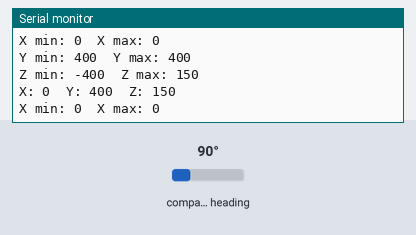
A sketch run on a simulated Arduino Uno, built with avr-gcc and run on an emulated ATmega328P. Shown: the last lines printed to the serial monitor. Wiring (inferred from the names in the program): HMC5883L compass at I2C address 0x1E. The test bench sets the inputs (shaded band); at power-on: compass heading 90°.

Above: at 1.2 s.
1.3 s: compass heading set to 7°
At 2.2 s:
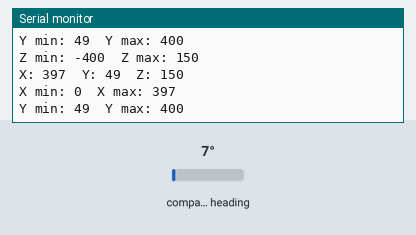
4.3 s: compass heading set to 90°
At 4.8 s:
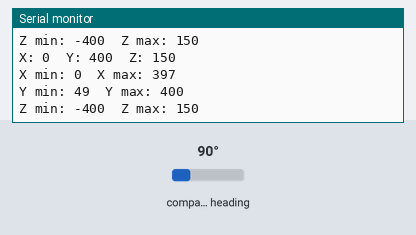
7.3 s: compass heading set to 180°
At 7.9 s:
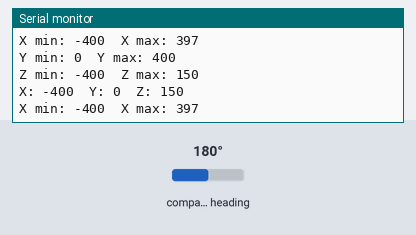
10.3 s: compass heading set to 269°
At 11.0 s:
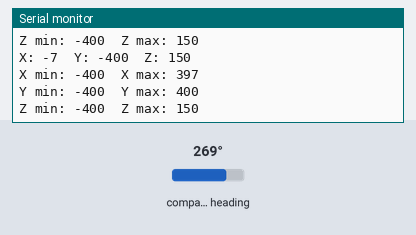
16.3 s: compass heading set to 2°
At 17.4 s:
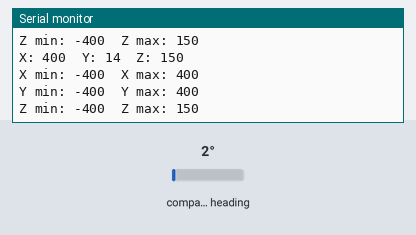
22.3 s: compass heading set to 352°
Timing chart, 0 to 25.3 s (numbered marks = the images above; inputs shaded):
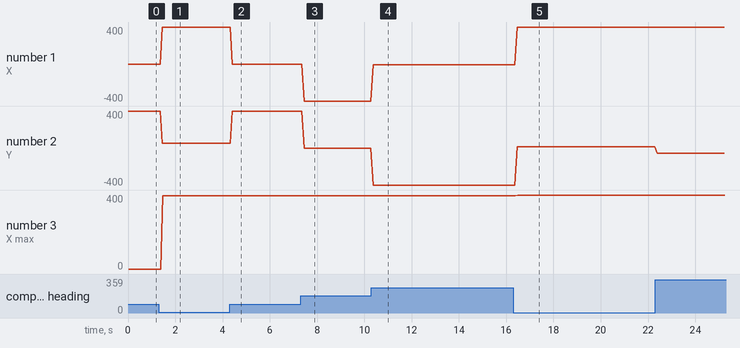

Measured:
- after the input at 1.3 s, the serial monitor: prints a new line after 0.15 s (image 1)
- after the input at 7.3 s, the serial monitor: prints a new line after 0.15 s (image 3)
- after the input at 10.3 s, the serial monitor: prints a new line after 0.07 s (image 4)
- after the input at 16.3 s, the serial monitor: prints a new line after 0.17 s (image 5)
- plotted number 1: 0 → 397 after the input at 1.3 s, -400 → -7 after the input at 10.3 s, 400 → 396 after the input at 22.3 s
- plotted number 2: 400 → 49 after the input at 1.3 s, -400 → 14 after the input at 16.3 s, 14 → -56 after the input at 22.3 s
- plotted number 3: 0 → 397 after the input at 1.3 s

The sketch:

calibTest.ino
```cpp
#include <Wire.h> //I2C Arduino Library

#define addr 0x1E //I2C Address for The HMC5883


int xmax, ymax, zmax;
int xmin, ymin, zmin;

int z0 = -550;

void setup(){

  Serial.begin(9600);
  Wire.begin();


  Wire.beginTransmission(addr); //start talking
  Wire.write(0x02); // Set the Register
  Wire.write(0x00); // Tell the HMC5883 to Continuously Measure
  Wire.endTransmission();

   //Tell the HMC what regist to begin writing data into
  Wire.beginTransmission(addr);
  Wire.write(0x03); //start with register 3.
  Wire.endTransmission();


 //Read the data.. 2 bytes for each axis.. 6 total bytes
  Wire.requestFrom(addr, 6);
  if(6<=Wire.available()){
    xmax = Wire.read()<<8; //MSB  x
    xmax |= Wire.read(); //LSB  x
    zmax = Wire.read()<<8; //MSB  z
    zmax |= Wire.read(); //LSB z
    ymax = Wire.read()<<8; //MSB y
    ymax |= Wire.read(); //LSB y
  }
  xmin = xmax;
  ymin = ymax;
  zmin = zmax;
}


void loop(){

  int x,y,z; //triple axis data

  //Tell the HMC what regist to begin writing data into
  Wire.beginTransmission(addr);
  Wire.write(0x03); //start with register 3.
  Wire.endTransmission();


 //Read the data.. 2 bytes for each axis.. 6 total bytes
  Wire.requestFrom(addr, 6);
  if(6<=Wire.available()){
    x = Wire.read()<<8; //MSB  x
    x |= Wire.read(); //LSB  x
    z = Wire.read()<<8; //MSB  z
    z |= Wire.read(); //LSB z
    y = Wire.read()<<8; //MSB y
    y |= Wire.read(); //LSB y
  }
  z = z - z0;

  Serial.print("X: ");
  Serial.print(x);
  Serial.print("  Y: ");
  Serial.print(y);
  Serial.print("  Z: ");
  Serial.println(z);


  if (x > xmax) xmax = x;
  if (x < xmin) xmin = x;
  if (y > ymax) ymax = y;
  if (y < ymin) ymin = y;
  if (z > zmax) zmax = z;
  if (z < zmin) zmin = z;

  // Show Values
  Serial.print("X min: ");
  Serial.print(xmin);
  Serial.print("  X max: ");
  Serial.println(xmax);
  Serial.print("Y min: ");
  Serial.print(ymin);
  Serial.print("  Y max: ");
  Serial.println(ymax);
  Serial.print("Z min: ");
  Serial.print(zmin);
  Serial.print("  Z max: ");
  Serial.println(zmax);

  Serial.println();

}
```
